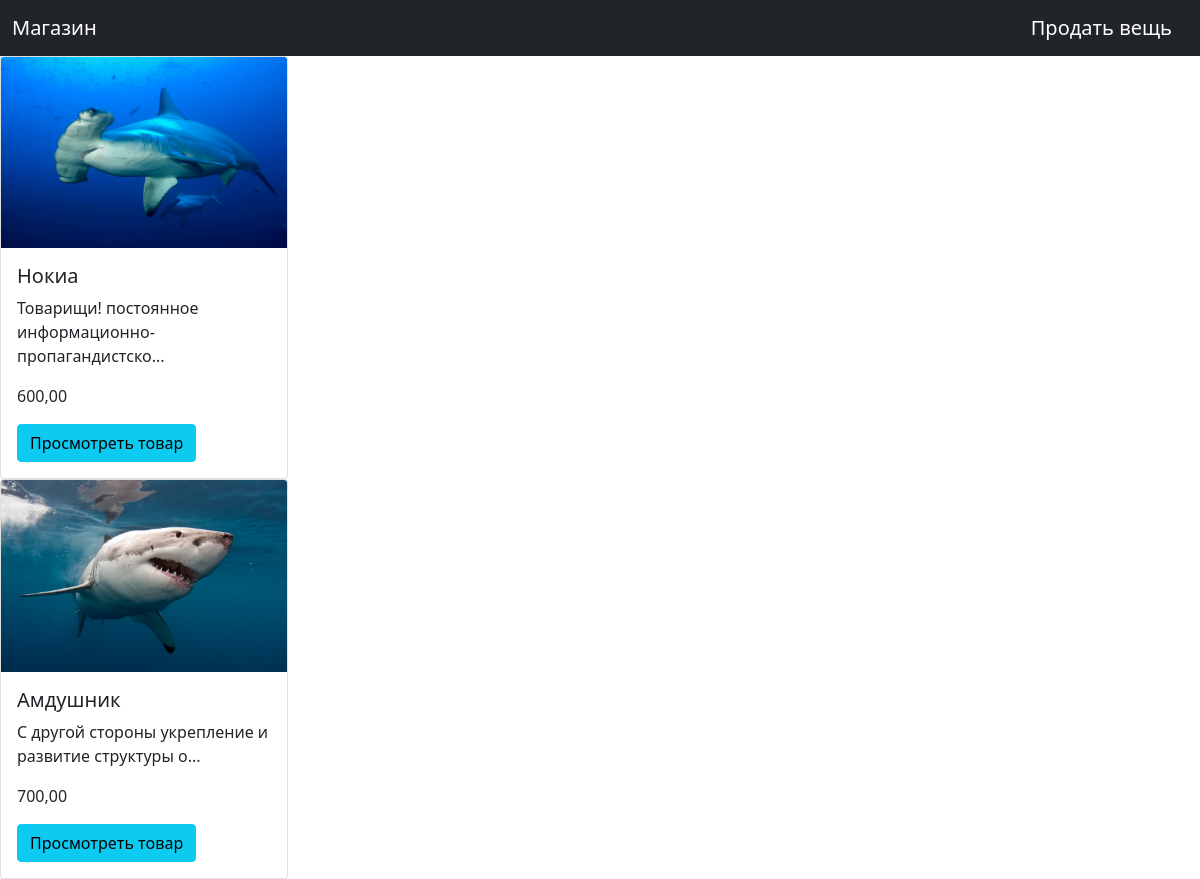
The app's page /shop/ with its own data.
### shop/models.py (models this page shows, shortened)
class Item(models.Model):
    title = models.CharField(max_length=100,verbose_name='Название')
    content = models.TextField(verbose_name='Контент')
    price = models.DecimalField(max_digits=8, decimal_places=2,verbose_name='Цена')
    category = models.ForeignKey(Category,on_delete=models.CASCADE,verbose_name='Категория')
    image = models.ImageField(upload_to='shop/',verbose_name='Фото')
    class Meta:
        verbose_name = 'Вещь'
        verbose_name_plural = 'Вещи'

### shop/views.py (the view)
# urls.py: 2. Add a URL to urlpatterns:  path('', Home.as_view(), name='home')
class Home(ListView):
    template_name = 'shop/home.html'
    queryset = Item.objects.all()
    context_object_name = 'items'

### templates/shop/home.html
{%extends 'shop/base.html'%}
{%block content%}
{%for item in items%}
<div class="card" style="width: 18rem;">
  <img src="{{item.image.url}}" class="card-img-top">
  <div class="card-body">
    <h5 class="card-title">{{item.title}}</h5>
    <p class="card-text">{{item.content|slice:50}}...</p>
    <p class="card-price">{{item.price}}</p>
    <a href="{% url 'shop:item_detail' item.id%}" class="btn btn-info">Просмотреть товар</a>
  </div>
</div>
{%endfor%}
{%endblock%}

### templates/shop/base.html (shortened to what this page needs)
<!DOCTYPE html>
<html lang="en">
<head>
    <link href="https://cdn.jsdelivr.net/npm/bootstrap@5.1.3/dist/css/bootstrap.min.css" rel="stylesheet">
</head>
<body>
<nav class="navbar navbar-expand-lg navbar-dark bg-dark">
  <div class="container-fluid">
    <a class="navbar-brand" href="{%url 'shop:home'%}">Магазин</a>
      <a class="navbar-brand" href="{%url 'shop:create_item' %}">Продать вещь</a>
  </div>
</nav>
{%block content%}
{%endblock%}
</body>
</html>

### records on screen
Item: image (picture), title "Нокиа", content "Товарищи! постоянное информационно-пропагандистско", price "600,00"
Item: image (picture), title "Амдушник", content "С другой стороны укрепление и развитие структуры о", price "700,00"
